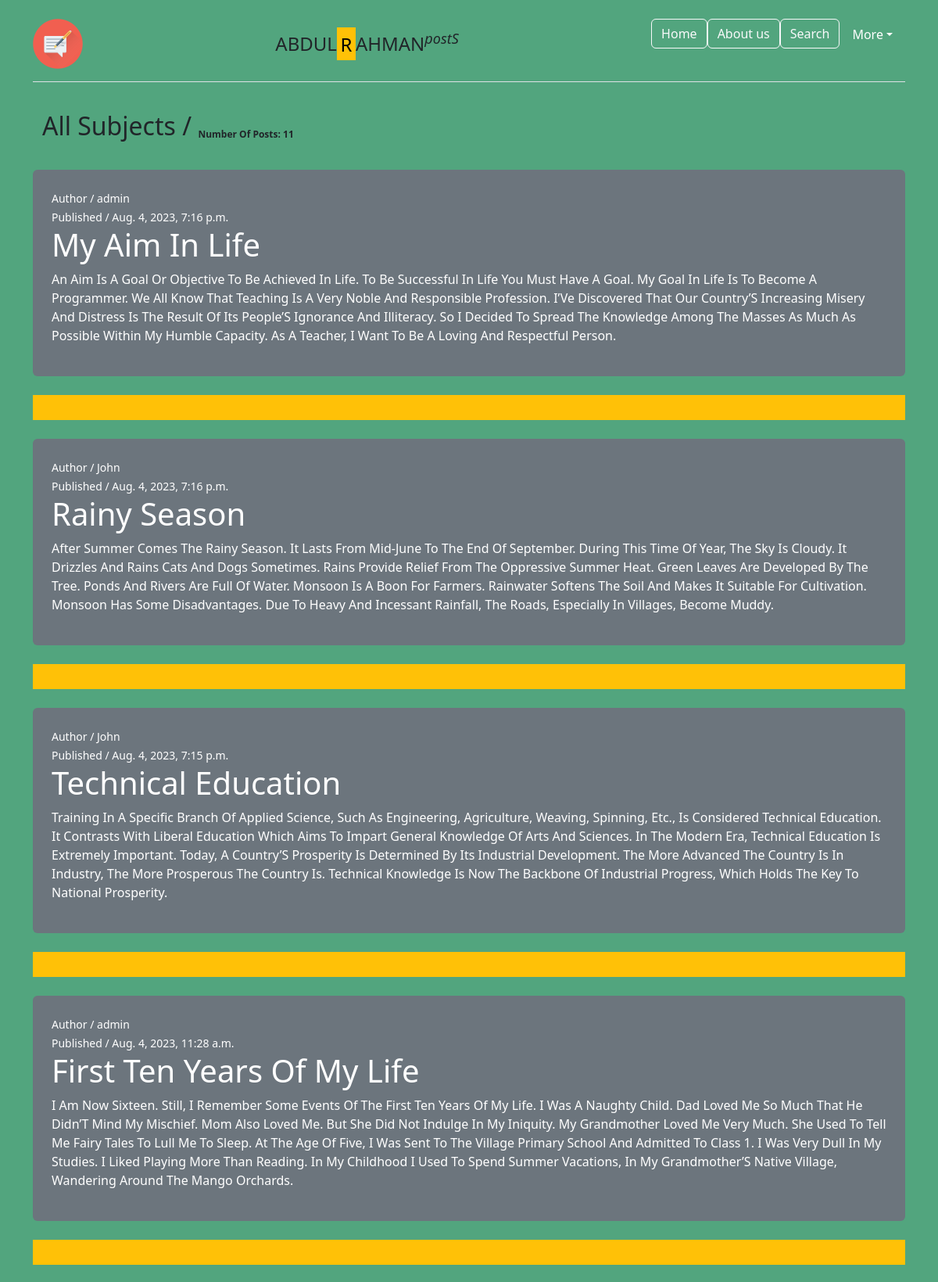
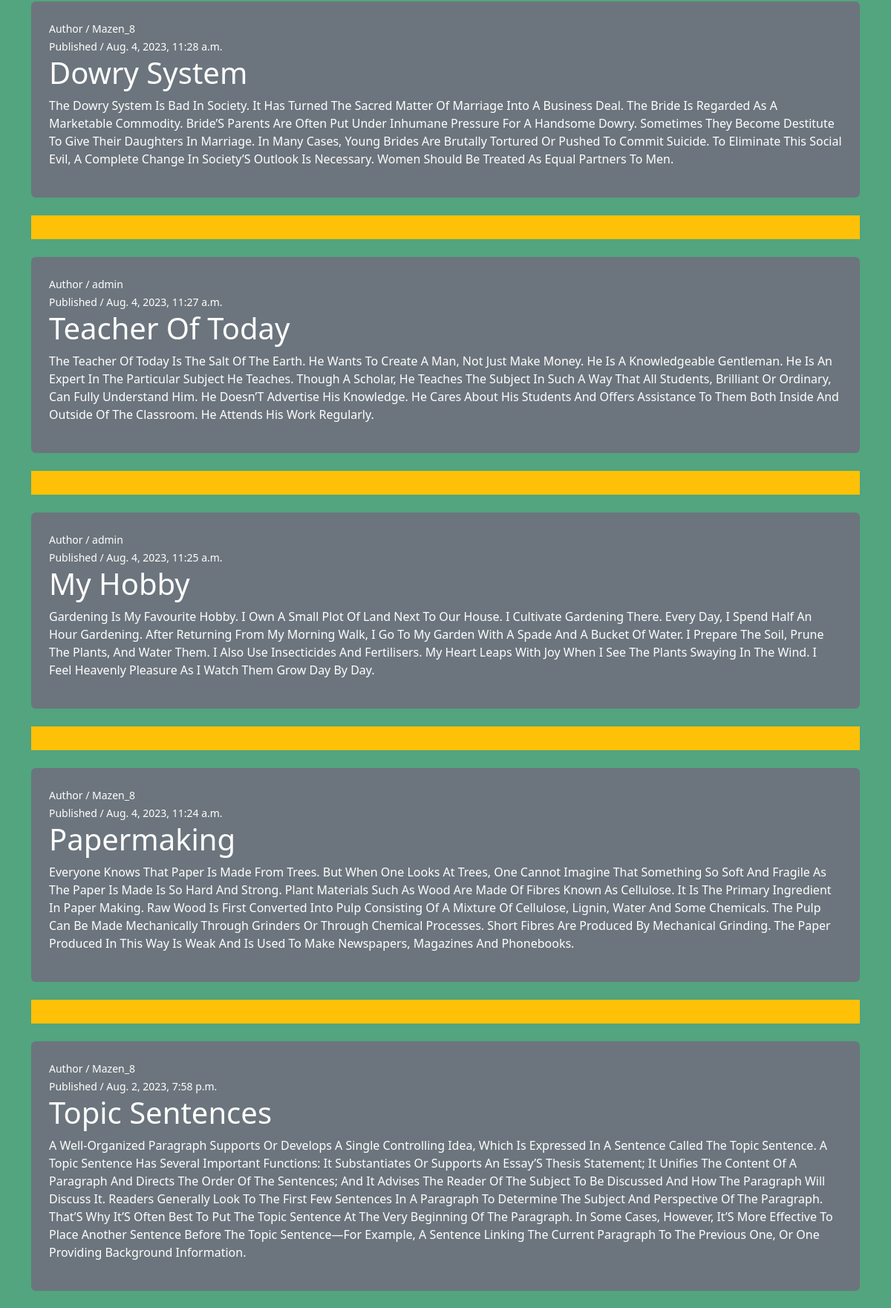
The page / (upper part) on the database its author committed (2 pictures, top to bottom).
### blog_app/models.py (models this page shows, shortened)
class Post(models.Model):
    title = models.CharField(max_length=120, null=True)
    content = models.TextField()
    published_at = models.DateTimeField(default=timezone.now)
    author = models.ForeignKey(User, on_delete=models.CASCADE)
    class Meta:
        ordering = ['-published_at']

### blog_app/views.py (the view)
# urls.py: 2. Add a URL to urlpatterns:  path('', views.home, name='home')
def home(request):
    posts = Post.objects.all()
    countPost = Post.objects.all().count()
    content = {
        'posts': posts,
        'count': countPost,
    }
    return render(request, 'blog/home.html', content)

### templates/blog/home.html (shortened to what this page needs)
{% extends 'base.html' %}
{% load static %}
{% block content %}
<body class="bg-success p-2" style="--bs-bg-opacity: .75;">
    <div class="container mt-3">
        <nav class="navbar navbar-expand-sm" >
            <div class="container-fluid">
              <ul class="navbar-nav">
                <li class="nav-item ">
                    <span class="fs-2">All Subjects /  </span><sub><b>Number Of Posts: {{count}}</b></sub>
                </li>
                <li class="nav-item">
                  <a class="nav-link" href="#"></a>
                </li>
              </ul>
            </div>
          </nav>
          {% for post in posts %}
              <div class="mt-4 p-4 bg-secondary text-white rounded">
                <small>Author / {{post.author}}</small><br>
                <small>Published / {{post.published_at}}</small>
                <h1>{{post.title|title}}</h1>
                <p>{{ post.content|title}}</p>
              </div>
              <div class="pt-4">
              <header class="d-flex flex-wrap bg-warning justify-content-center py-3 mb-4" ></header>
              </div>
        {% endfor %}
      {% endblock %}

### templates/base.html (shortened to what this page needs)
{% load static %}
<!DOCTYPE html>
<html lang="en">
<head>
</head>
<body>
    {% include 'parts/navbar.html' %}
    {% block content %}
    {% endblock %}
    {% include 'parts/footer.html' %}
</body>
</html>

### templates/parts/navbar.html (shortened to what this page needs)
{% load static %}
<!DOCTYPE html>
<html lang="en">
<head>
    <link href="{% static '/css/bootstrap.css' %}" rel="stylesheet">
</head>
<body class="bg-success p-2" style="--bs-bg-opacity: .75;">
    <main>
        <div class="container">
            <header class="d-flex flex-wrap justify-content-center py-3 mb-4 border-bottom">
                <a href="{% url 'home' %}" class="d-flex align-items-center mb-3 mb-md-0 me-md-auto text-dark text-decoration-none">
                  <img src="{% static '/imags/blog_.png'%}" alt="">
                </a>
                <a href="{% url 'home' %}" class="d-flex align-items-center mb-3 mb-md-0 me-md-auto text-dark text-decoration-none">
                    <span class="fs-4">ABDUL<mark class="bg-warning">R</mark>AHMAN<i><sup>postS</sup></i></span>
                  </a>
                <ul class="nav nav-pills">
                  <li class="nav-item"><a href="/" class="btn btn-outline-light ">Home</a></li>
                  <li class="nav-item"><a href="{% url 'about' %}" class="btn btn-outline-light">About us</a></li>
                  <li class="nav-item"><a href="#" class="btn btn-outline-light">Search</a></li>
                  {% if request.user.is_authenticated %}
                  <a class="nav-link dropdown-toggle text-white" href="#" role="button" data-bs-toggle="dropdown">{{ request.user.username|title }}</a>
                    <ul class="dropdown-menu">
                      <li><a class="dropdown-item" href="#">Profile</a></li>
                      <li><a class="dropdown-item" href="{% url 'logout' %}">Logout</a></li>
                    </ul>
                </ul>
                {% else %}
                <a class="nav-link dropdown-toggle text-white" href="#" role="button" data-bs-toggle="dropdown">More</a>
                </ul>
                {% endif %}
            </header>
    </main>
</body>
</html>

### templates/parts/footer.html (shortened to what this page needs)
{% load static %}
<!DOCTYPE html>
<html lang="en">
<head>
    <link href="{% static '/css/bootstrap.css' %}" rel="stylesheet">
</head>
<body>
</body>
</html>

### rows shown on the page
Post: author "admin", published_at "Aug. 4, 2023, 7:16 p.m.", title "My Aim In Life", content "An Aim Is A Goal Or Objective To Be Achieved In Life. To Be Successful In Life You Must Have A Goal. My Goal In Life Is To Become A Programmer. We All Know That Teaching Is A Very Noble And Responsible Profession. I’Ve Discovered That Our Country’S Increasing Misery And Distress Is The Result Of Its People’S Ignorance And Illiteracy. So I Decided To Spread The Knowledge Among The Masses As Much As Possible Within My Humble Capacity. As A Teacher, I Want To Be A Loving And Respectful Person."
Post: author "John", published_at "Aug. 4, 2023, 7:16 p.m.", title "Rainy Season", content "After Summer Comes The Rainy Season. It Lasts From Mid-June To The End Of September. During This Time Of Year, The Sky Is Cloudy. It Drizzles And Rains Cats And Dogs Sometimes. Rains Provide Relief From The Oppressive Summer Heat. Green Leaves Are Developed By The Tree. Ponds And Rivers Are Full Of Water. Monsoon Is A Boon For Farmers. Rainwater Softens The Soil And Makes It Suitable For Cultivation. Monsoon Has Some Disadvantages. Due To Heavy And Incessant Rainfall, The Roads, Especially In Villages, Become Muddy."
Post: author "John", published_at "Aug. 4, 2023, 7:15 p.m.", title "Technical Education", content "Training In A Specific Branch Of Applied Science, Such As Engineering, Agriculture, Weaving, Spinning, Etc., Is Considered Technical Education. It Contrasts With Liberal Education Which Aims To Impart General Knowledge Of Arts And Sciences. In The Modern Era, Technical Education Is Extremely Important. Today, A Country’S Prosperity Is Determined By Its Industrial Development. The More Advanced The Country Is In Industry, The More Prosperous The Country Is. Technical Knowledge Is Now The Backbone Of Industrial Progress, Which Holds The Key To National Prosperity."
Post: author "admin", published_at "Aug. 4, 2023, 11:28 a.m.", title "First Ten Years Of My Life", content "I Am Now Sixteen. Still, I Remember Some Events Of The First Ten Years Of My Life. I Was A Naughty Child. Dad Loved Me So Much That He Didn’T Mind My Mischief. Mom Also Loved Me. But She Did Not Indulge In My Iniquity. My Grandmother Loved Me Very Much. She Used To Tell Me Fairy Tales To Lull Me To Sleep. At The Age Of Five, I Was Sent To The Village Primary School And Admitted To Class 1. I Was Very Dull In My Studies. I Liked Playing More Than Reading. In My Childhood I Used To Spend Summer Vacations, In My Grandmother’S Native Village, Wandering Around The Mango Orchards."
Post: author "Mazen_8", published_at "Aug. 4, 2023, 11:28 a.m.", title "Dowry System", content "The Dowry System Is Bad In Society. It Has Turned The Sacred Matter Of Marriage Into A Business Deal. The Bride Is Regarded As A Marketable Commodity. Bride’S Parents Are Often Put Under Inhumane Pressure For A Handsome Dowry. Sometimes They Become Destitute To Give Their Daughters In Marriage. In Many Cases, Young Brides Are Brutally Tortured Or Pushed To Commit Suicide. To Eliminate This Social Evil, A Complete Change In Society’S Outlook Is Necessary. Women Should Be Treated As Equal Partners To Men."
Post: author "admin", published_at "Aug. 4, 2023, 11:27 a.m.", title "Teacher Of Today", content "The Teacher Of Today Is The Salt Of The Earth. He Wants To Create A Man, Not Just Make Money. He Is A Knowledgeable Gentleman. He Is An Expert In The Particular Subject He Teaches. Though A Scholar, He Teaches The Subject In Such A Way That All Students, Brilliant Or Ordinary, Can Fully Understand Him. He Doesn’T Advertise His Knowledge. He Cares About His Students And Offers Assistance To Them Both Inside And Outside Of The Classroom. He Attends His Work Regularly."
Post: author "admin", published_at "Aug. 4, 2023, 11:25 a.m.", title "My Hobby", content "Gardening Is My Favourite Hobby. I Own A Small Plot Of Land Next To Our House. I Cultivate Gardening There. Every Day, I Spend Half An Hour Gardening. After Returning From My Morning Walk, I Go To My Garden With A Spade And A Bucket Of Water. I Prepare The Soil, Prune The Plants, And Water Them. I Also Use Insecticides And Fertilisers. My Heart Leaps With Joy When I See The Plants Swaying In The Wind. I Feel Heavenly Pleasure As I Watch Them Grow Day By Day."
Post: author "Mazen_8", published_at "Aug. 4, 2023, 11:24 a.m.", title "Papermaking", content "Everyone Knows That Paper Is Made From Trees. But When One Looks At Trees, One Cannot Imagine That Something So Soft And Fragile As The Paper Is Made Is So Hard And Strong. Plant Materials Such As Wood Are Made Of Fibres Known As Cellulose. It Is The Primary Ingredient In Paper Making. Raw Wood Is First Converted Into Pulp Consisting Of A Mixture Of Cellulose, Lignin, Water And Some Chemicals. The Pulp Can Be Made Mechanically Through Grinders Or Through Chemical Processes. Short Fibres Are Produced By Mechanical Grinding. The Paper Produced In This Way Is Weak And Is Used To Make Newspapers, Magazines And Phonebooks."
Post: author "Mazen_8", published_at "Aug. 2, 2023, 7:58 p.m.", title "Topic Sentences", content "A Well-Organized Paragraph Supports Or Develops A Single Controlling Idea, Which Is Expressed In A Sentence Called The Topic Sentence. A Topic Sentence Has Several Important Functions: It Substantiates Or Supports An Essay’S Thesis Statement; It Unifies The Content Of A Paragraph And Directs The Order Of The Sentences; And It Advises The Reader Of The Subject To Be Discussed And How The Paragraph Will Discuss It. Readers Generally Look To The First Few Sentences In A Paragraph To Determine The Subject And Perspective Of The Paragraph. That’S Why It’S Often Best To Put The Topic Sentence At The Very Beginning Of The Paragraph. In Some Cases, However, It’S More Effective To Place Another…"

### other values the page prints
{{ count }} "11"
